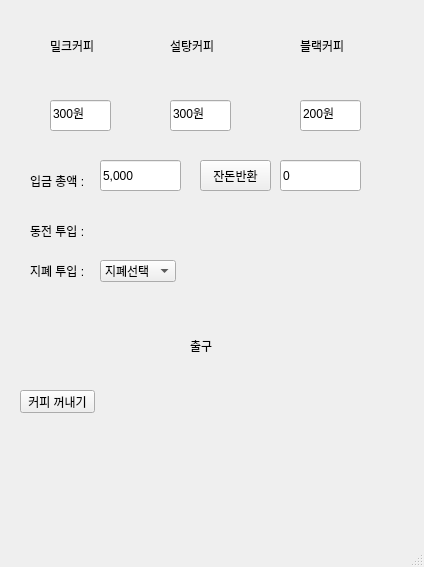
<?xml version="1.0" encoding="UTF-8"?>
<ui version="4.0">
 <class>MainWindow</class>
 <widget class="QMainWindow" name="MainWindow">
  <property name="geometry">
   <rect>
    <x>0</x>
    <y>0</y>
    <width>424</width>
    <height>567</height>
   </rect>
  </property>
  <property name="windowTitle">
   <string>MainWindow</string>
  </property>
  <widget class="QWidget" name="centralwidget">
   <widget class="QComboBox" name="comboBox">
    <property name="geometry">
     <rect>
      <x>100</x>
      <y>260</y>
      <width>76</width>
      <height>22</height>
     </rect>
    </property>
    <item>
     <property name="text">
      <string>지폐선택</string>
     </property>
    </item>
    <item>
     <property name="text">
      <string>1,000원</string>
     </property>
    </item>
    <item>
     <property name="text">
      <string>5,000원</string>
     </property>
    </item>
   </widget>
   <widget class="QPushButton" name="pushButton">
    <property name="geometry">
     <rect>
      <x>200</x>
      <y>160</y>
      <width>71</width>
      <height>31</height>
     </rect>
    </property>
    <property name="text">
     <string>잔돈반환</string>
    </property>
   </widget>
   <widget class="QLineEdit" name="lineEdit">
    <property name="geometry">
     <rect>
      <x>280</x>
      <y>160</y>
      <width>81</width>
      <height>31</height>
     </rect>
    </property>
    <property name="text">
     <string>0</string>
    </property>
   </widget>
   <widget class="QPushButton" name="pushButton_2">
    <property name="geometry">
     <rect>
      <x>20</x>
      <y>390</y>
      <width>75</width>
      <height>23</height>
     </rect>
    </property>
    <property name="text">
     <string>커피 꺼내기</string>
    </property>
   </widget>
   <widget class="QLineEdit" name="lineEdit_2">
    <property name="geometry">
     <rect>
      <x>50</x>
      <y>100</y>
      <width>61</width>
      <height>31</height>
     </rect>
    </property>
    <property name="text">
     <string>300원</string>
    </property>
    <property name="readOnly">
     <bool>true</bool>
    </property>
   </widget>
   <widget class="QLineEdit" name="lineEdit_3">
    <property name="geometry">
     <rect>
      <x>170</x>
      <y>100</y>
      <width>61</width>
      <height>31</height>
     </rect>
    </property>
    <property name="text">
     <string>300원</string>
    </property>
    <property name="readOnly">
     <bool>true</bool>
    </property>
   </widget>
   <widget class="QLineEdit" name="lineEdit_4">
    <property name="geometry">
     <rect>
      <x>300</x>
      <y>100</y>
      <width>61</width>
      <height>31</height>
     </rect>
    </property>
    <property name="text">
     <string>200원</string>
    </property>
    <property name="readOnly">
     <bool>true</bool>
    </property>
   </widget>
   <widget class="QLabel" name="label">
    <property name="geometry">
     <rect>
      <x>50</x>
      <y>40</y>
      <width>56</width>
      <height>12</height>
     </rect>
    </property>
    <property name="text">
     <string>밀크커피</string>
    </property>
   </widget>
   <widget class="QLabel" name="label_2">
    <property name="geometry">
     <rect>
      <x>170</x>
      <y>40</y>
      <width>56</width>
      <height>12</height>
     </rect>
    </property>
    <property name="text">
     <string>설탕커피</string>
    </property>
   </widget>
   <widget class="QLabel" name="label_3">
    <property name="geometry">
     <rect>
      <x>300</x>
      <y>40</y>
      <width>56</width>
      <height>12</height>
     </rect>
    </property>
    <property name="text">
     <string>블랙커피</string>
    </property>
   </widget>
   <widget class="QLabel" name="label_4">
    <property name="geometry">
     <rect>
      <x>30</x>
      <y>260</y>
      <width>71</width>
      <height>21</height>
     </rect>
    </property>
    <property name="text">
     <string>지폐 투입 :</string>
    </property>
   </widget>
   <widget class="QLabel" name="label_5">
    <property name="geometry">
     <rect>
      <x>30</x>
      <y>220</y>
      <width>71</width>
      <height>21</height>
     </rect>
    </property>
    <property name="text">
     <string>동전 투입 :</string>
    </property>
   </widget>
   <widget class="QLabel" name="label_6">
    <property name="geometry">
     <rect>
      <x>30</x>
      <y>170</y>
      <width>71</width>
      <height>21</height>
     </rect>
    </property>
    <property name="text">
     <string>입금 총액 : </string>
    </property>
   </widget>
   <widget class="QLineEdit" name="lineEdit_5">
    <property name="geometry">
     <rect>
      <x>100</x>
      <y>160</y>
      <width>81</width>
      <height>31</height>
     </rect>
    </property>
    <property name="text">
     <string>5,000</string>
    </property>
   </widget>
   <widget class="QLabel" name="label_7">
    <property name="geometry">
     <rect>
      <x>190</x>
      <y>340</y>
      <width>56</width>
      <height>12</height>
     </rect>
    </property>
    <property name="text">
     <string>출구</string>
    </property>
   </widget>
  </widget>
  <widget class="QStatusBar" name="statusbar"/>
 </widget>
 <resources/>
 <connections/>
</ui>
